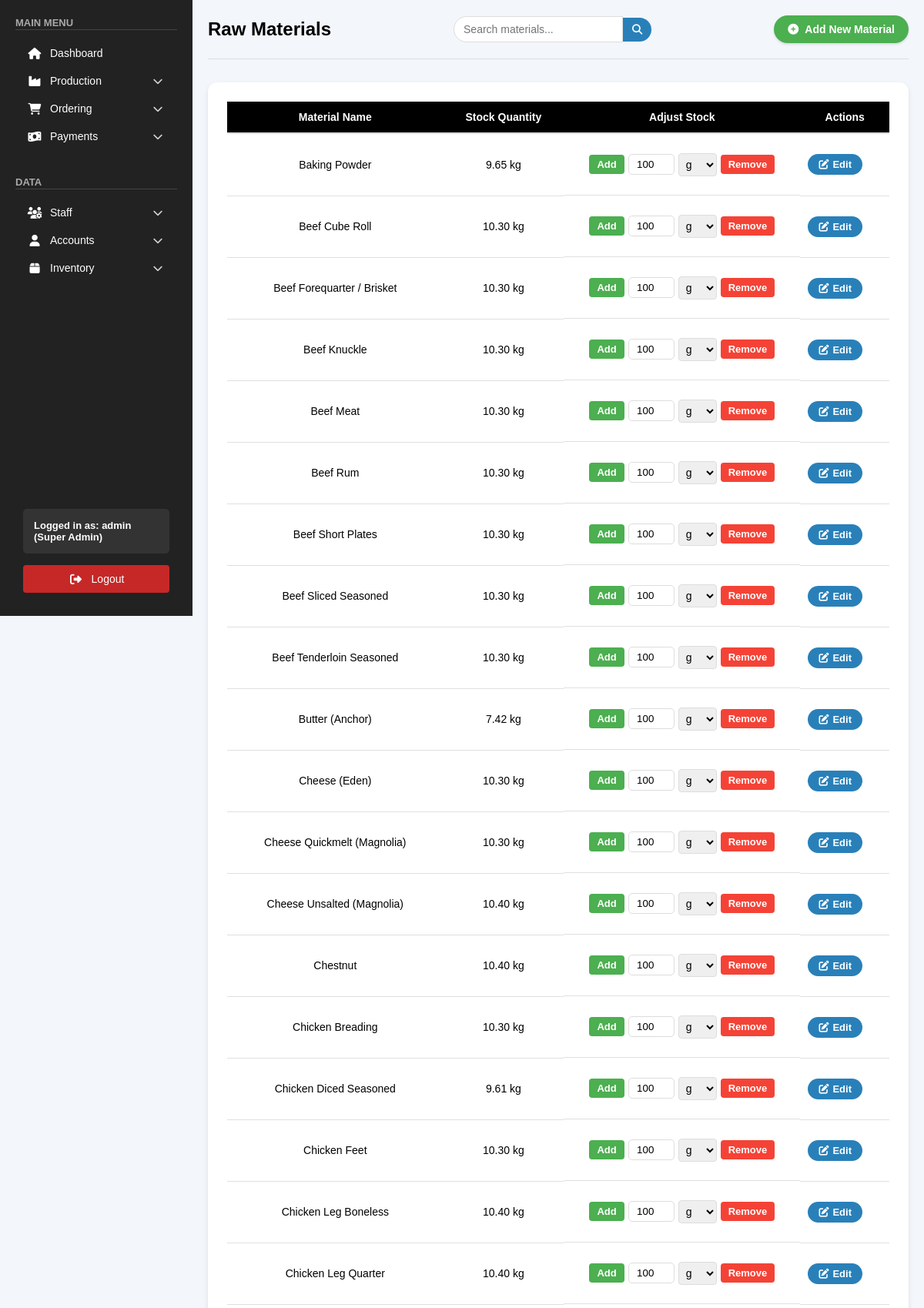
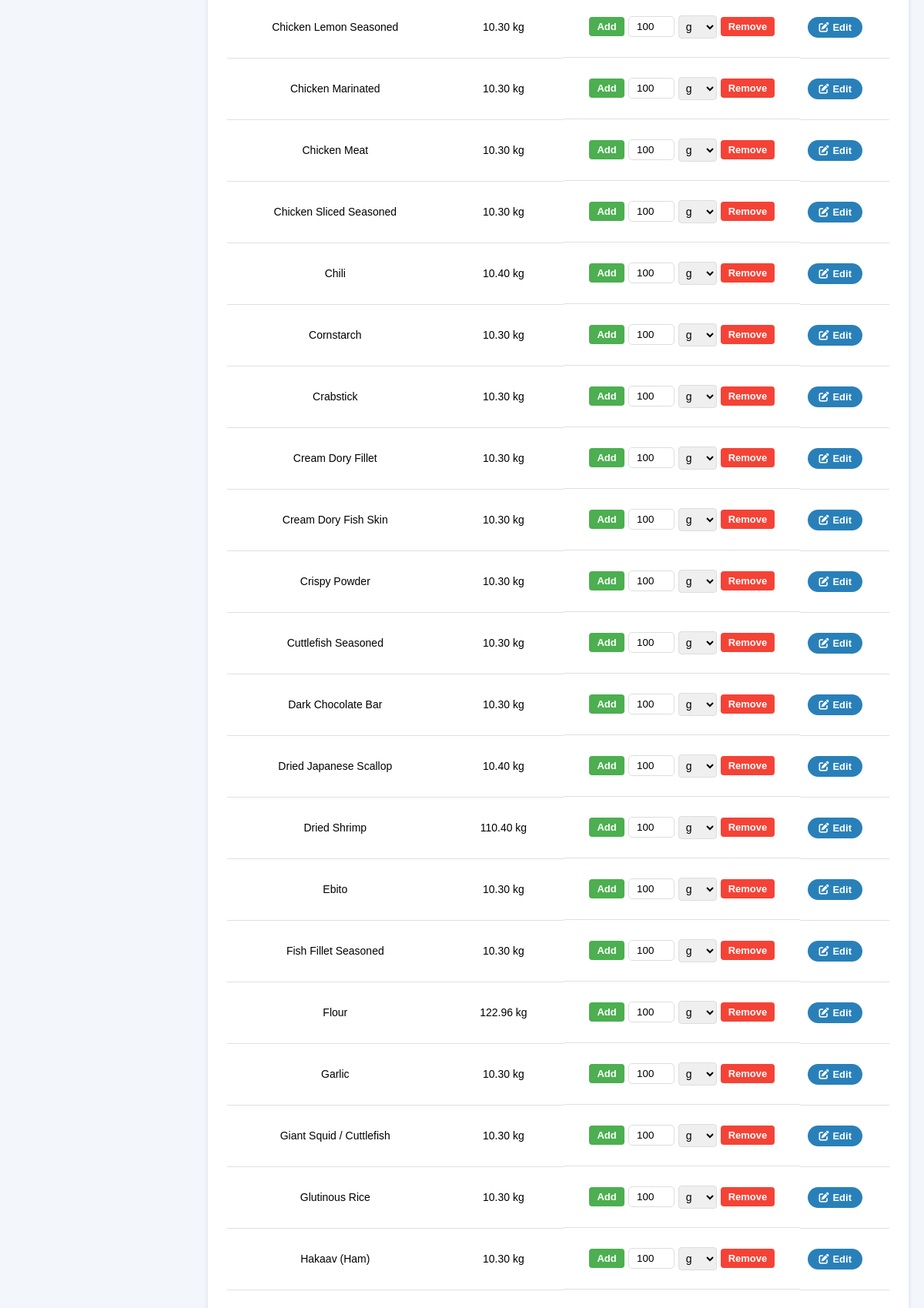
The page /public/pages/raw_materials.php (signed in, upper part) on the database its author committed (2 pictures, top to bottom).
### tables this page shows
CREATE TABLE `raw_materials` (
  `material_id` int(11) NOT NULL,
  `name` varchar(255) NOT NULL,
  `stock_quantity` decimal(10,2) NOT NULL DEFAULT 0.00 COMMENT 'Measured in grams',
  `created_at` timestamp NOT NULL DEFAULT current_timestamp(),
  `updated_at` timestamp NOT NULL DEFAULT current_timestamp() ON UPDATE current_timestamp()
);

### public/pages/raw_materials.php (the view, shortened to what this page needs)
<?php
include "../../backend/db_connection.php";
$sql = "SELECT material_id, name, stock_quantity FROM raw_materials ORDER BY name";
$result = $conn->query($sql);
?>
<!DOCTYPE html>
<html lang="en">
<head>
    <link rel="stylesheet" href="/css/inventory.css">
    <link rel="stylesheet" href="/css/sidebar.css">
    <link rel="stylesheet" href="https://cdnjs.cloudflare.com/ajax/libs/font-awesome/6.4.2/css/all.min.css">
    <link rel="stylesheet" href="https://cdnjs.cloudflare.com/ajax/libs/toastr.js/latest/toastr.min.css">
</head>
<body>
    <?php include '../sidebar.php'; ?>
    <div class="main-content">
        <div class="inventory-header">
            <h1>Raw Materials</h1>
            <div class="search-filter-container">
                <div class="search-container">
                    <input type="text" id="search-input" placeholder="Search materials..." onkeyup="searchMaterials()">
                    <button class="search-btn"><i class="fas fa-search"></i></button>
                </div>
            </div>
            <button onclick="openAddMaterialForm()" class="add-product-btn">
                <i class="fas fa-plus-circle"></i> Add New Material
            </button>
        </div>
        <div class="inventory-table-container">
            <table class="inventory-table">
                <thead>
                    <tr>
                        <th>Material Name</th>
                        <th>Stock Quantity</th>
                        <th>Adjust Stock</th>
                        <th>Actions</th>
                    </tr>
                </thead>
                <tbody id="materials-table">
                    <?php
                    if ($result->num_rows > 0) {
                        while ($row = $result->fetch_assoc()) {
                            echo "<tr data-material-id='{$row['material_id']}' data-name='{$row['name']}'>
                                    <td>{$row['name']}</td>
                                    <td id='stock-{$row['material_id']}'>" . formatWeight($row['stock_quantity']) . "</td>
                                    <td class='adjust-stock'>
                                        <button class='add-btn' onclick='updateStock({$row['material_id']}, \"add\")'>Add</button>
                                        <input type='number' id='adjust-{$row['material_id']}' min='0.001' step='0.001' value='100'>
                                        <select id='unit-{$row['material_id']}'>
                                            <option value='g'>g</option>
                                            <option value='kg'>kg</option>
                                        </select>
                                        <button class='remove-btn' onclick='updateStock({$row['material_id']}, \"remove\")'>Remove</button>
                                    </td>
                                    <td>
                                        <button class='edit-btn' onclick='editMaterial({$row['material_id']})'>
                                            <i class='fas fa-edit'></i> Edit
                                        </button>
                                    </td>
                                </tr>";
                        }
                    } else {
                        echo "<tr><td colspan='4'>No materials found</td></tr>";
                    }
                    function formatWeight($weightInGrams) {
                        if ($weightInGrams >= 1000) {
                            return number_format($weightInGrams / 1000, 2) . " kg";
                        } else {
                            return number_format($weightInGrams, 2) . " g";
                        }
                    }
                    ?>
                </tbody>
            </table>
        </div>
    </div>
</body>
</html>

### css/inventory.css (style rules this page uses)
body { font-family: Arial, sans-serif; background-color: #f3f6fb; margin: 0; box-sizing: border-box; }
.inventory-header { display: flex; justify-content: space-between; align-items: center; margin-bottom: 30px; padding-bottom: 20px; border-bottom: 1px solid #ddd; }
.inventory-header h1 { font-size: 24px; font-weight: bold; display: flex; align-items: center; gap: 12px; }
.search-filter-container { display: flex; gap: 15px; align-items: center; }
.search-container { display: flex; align-items: center; }
.search-container input { padding: 8px 12px; border-radius: 20px 0 0 20px; border: 1px solid #ddd; font-size: 14px; width: 220px; }
.search-container .search-btn { background-color: #2980b9; color: white; border: none; border-radius: 0 20px 20px 0; padding: 8px 12px; cursor: pointer; }
.add-product-btn { padding: 10px 18px; font-size: 14px; border: none; font-weight: bold; color: white; background-color: #4CAF50; border-radius: 20px; text-decoration: none; transition: 0.3s; display: flex; align-items: center; gap: 8px; box-shadow: 0px 2px 3px rgba(0, 0, 0, 0.1); cursor: pointer; }
.inventory-table-container { background-color: #ffffff; padding: 25px; border-radius: 12px; box-shadow: 0px 3px 6px rgba(0, 0, 0, 0.1); }
.inventory-table { width: 100%; border-collapse: collapse; font-size: 14px; }
.inventory-table th { background-color: black; color: white; font-weight: bold; padding: 12px; text-align: center; border-bottom: 2px solid #ddd; }
.inventory-table td { padding: 10px; text-align: center; border-bottom: 1px solid #e0e0e0; height: 100%; }
.inventory-table td.adjust-stock { height: 100%; padding: 0; }
.add-btn, .remove-btn, .edit-btn { padding: 6px 14px; font-size: 13px; font-weight: 600; border-radius: 20px; text-decoration: none; transition: background-color 0.3s; display: flex; align-items: center; gap: 5px; border: none; cursor: pointer; }
.add-btn { background-color: #4CAF50; color: white; }
.remove-btn { background-color: #f44336; color: white; }
.edit-btn { background-color: #2980b9; color: white; }
.adjust-stock { display: flex; align-items: center; justify-content: center; gap: 5px; height: 100%; min-height: 80px; padding: 10px; }
.adjust-stock input { width: 50px; padding: 5px; border-radius: 5px; border: 1px solid #ddd; text-align: center; }

### css/sidebar.css (style rules this page uses)
* { margin: 0; padding: 0; box-sizing: border-box; font-family: Arial, sans-serif; text-decoration: none; }
.main-content { margin-left: 250px; padding: 20px; width: calc(100% - 250px); box-sizing: border-box; overflow-x: auto; }

### public/pages/raw_materials.php (style rules this page uses)
.adjust-stock { display: flex; align-items: center; justify-content: center; gap: 5px; }
.adjust-stock input { width: 60px; text-align: center; margin-bottom: 0; }
.adjust-stock select { width: 50px; padding: 5px; border: 1px solid #ddd; border-radius: 4px; font-size: 14px; }
.add-btn, .remove-btn { padding: 5px 10px; border: none; border-radius: 4px; cursor: pointer; }
.add-btn { background-color: #4CAF50; color: white; }
.remove-btn { background-color: #f44336; color: white; }

### rows shown on the page
raw_materials: name "Baking Powder", stock_quantity "9.65 kg", material_id "g"
raw_materials: name "Beef Cube Roll", stock_quantity "10.30 kg", material_id "g"
raw_materials: name "Beef Forequarter / Brisket", stock_quantity "10.30 kg", material_id "g"
raw_materials: name "Beef Knuckle", stock_quantity "10.30 kg", material_id "g"
raw_materials: name "Beef Meat", stock_quantity "10.30 kg", material_id "g"
raw_materials: name "Beef Rum", stock_quantity "10.30 kg", material_id "g"
raw_materials: name "Beef Short Plates", stock_quantity "10.30 kg", material_id "g"
raw_materials: name "Beef Sliced Seasoned", stock_quantity "10.30 kg", material_id "g"
raw_materials: name "Beef Tenderloin Seasoned", stock_quantity "10.30 kg", material_id "g"
raw_materials: name "Butter (Anchor)", stock_quantity "7.42 kg", material_id "g"
raw_materials: name "Cheese (Eden)", stock_quantity "10.30 kg", material_id "g"
raw_materials: name "Cheese Quickmelt (Magnolia)", stock_quantity "10.30 kg", material_id "g"
raw_materials: name "Cheese Unsalted (Magnolia)", stock_quantity "10.40 kg", material_id "g"
raw_materials: name "Chestnut", stock_quantity "10.40 kg", material_id "g"
raw_materials: name "Chicken Breading", stock_quantity "10.30 kg", material_id "g"
raw_materials: name "Chicken Diced Seasoned", stock_quantity "9.61 kg", material_id "g"
raw_materials: name "Chicken Feet", stock_quantity "10.30 kg", material_id "g"
raw_materials: name "Chicken Leg Boneless", stock_quantity "10.40 kg", material_id "g"
raw_materials: name "Chicken Leg Quarter", stock_quantity "10.40 kg", material_id "g"
raw_materials: name "Chicken Lemon Seasoned", stock_quantity "10.30 kg", material_id "g"
raw_materials: name "Chicken Marinated", stock_quantity "10.30 kg", material_id "g"
raw_materials: name "Chicken Meat", stock_quantity "10.30 kg", material_id "100", material_id "g"
raw_materials: name "Chicken Sliced Seasoned", stock_quantity "10.30 kg", material_id "g"
raw_materials: name "Chili", stock_quantity "10.40 kg", material_id "g"
raw_materials: name "Cornstarch", stock_quantity "10.30 kg", material_id "g"
raw_materials: name "Crabstick", stock_quantity "10.30 kg", material_id "g"
raw_materials: name "Cream Dory Fillet", stock_quantity "10.30 kg", material_id "g"
raw_materials: name "Cream Dory Fish Skin", stock_quantity "10.30 kg", material_id "g"
raw_materials: name "Crispy Powder", stock_quantity "10.30 kg", material_id "g"
raw_materials: name "Cuttlefish Seasoned", stock_quantity "10.30 kg", material_id "g"
raw_materials: name "Dark Chocolate Bar", stock_quantity "10.30 kg", material_id "g"
raw_materials: name "Dried Japanese Scallop", stock_quantity "10.40 kg", material_id "g"
raw_materials: name "Dried Shrimp", stock_quantity "110.40 kg", material_id "g"
raw_materials: name "Ebito", stock_quantity "10.30 kg", material_id "g"
raw_materials: name "Fish Fillet Seasoned", stock_quantity "10.30 kg", material_id "g"
raw_materials: name "Flour", stock_quantity "122.96 kg", material_id "g"
raw_materials: name "Garlic", stock_quantity "10.30 kg", material_id "g"
raw_materials: name "Giant Squid / Cuttlefish", stock_quantity "10.30 kg", material_id "g"
raw_materials: name "Glutinous Rice", stock_quantity "10.30 kg", material_id "g"
raw_materials: name "Hakaav (Ham)", stock_quantity "10.30 kg", material_id "g"

### other values the page prints
$username "admin"
$role "Super Admin"
